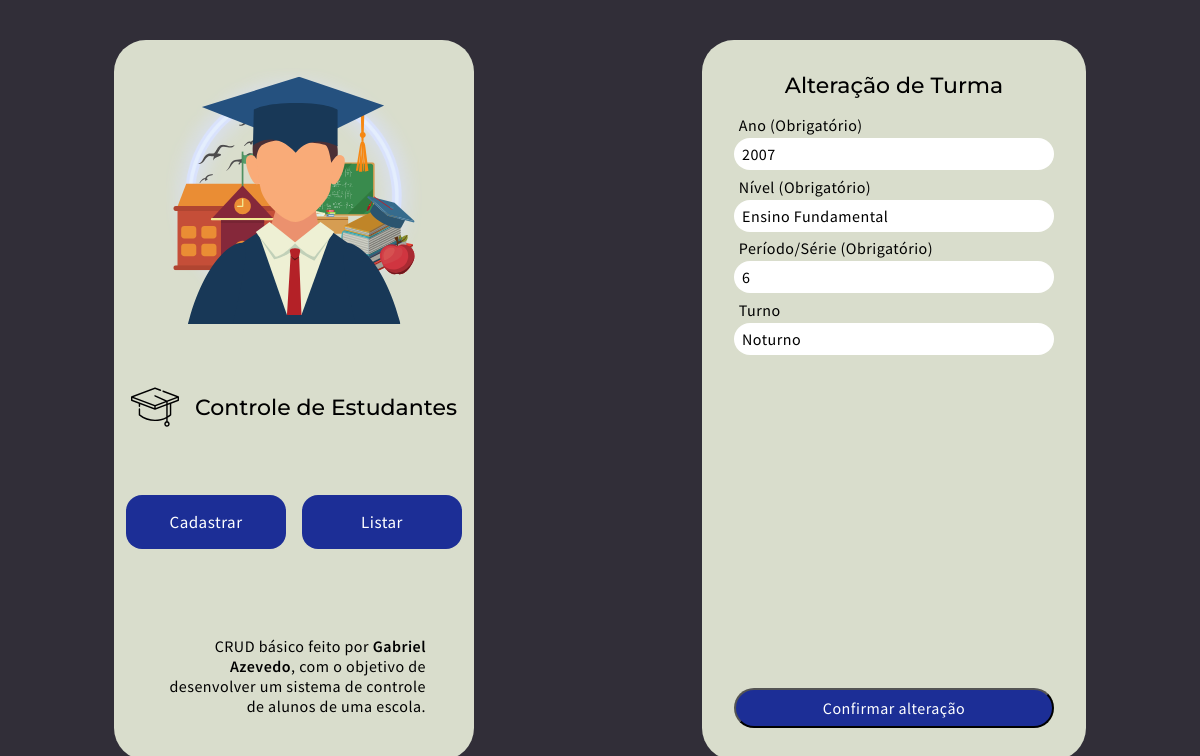
Page /src/view/updateClass.php?idUpd=7 on the committed database.
### tables this page shows
CREATE TABLE IF NOT EXISTS `classes` (
  `idClass` int(11) NOT NULL AUTO_INCREMENT,
  `ableClass` int(1) NOT NULL,
  `year` year(4) NOT NULL,
  `level` varchar(40) NOT NULL,
  `series` int(2) NOT NULL,
  `shift` varchar(10) DEFAULT NULL,
  PRIMARY KEY (`idClass`)
);

### src/model/classes.php (called while the page is built, shortened)
<?php
	class classesModel {
		public function getClass($id) {
			$Connection = new Connection();
			$conn = $Connection->getConnect();
			$sql = "SELECT * FROM classes WHERE idClass = $id";
			$result = mysqli_query($conn, $sql);
			if($result){
				return $result;
			} else{
				header('Location:'.ERROR.'?codError=1');
			}
		}
	}
?>

### src/controller/classesController.php (called while the page is built, shortened)
<?php
	require_once '../model/classes.php';
	class classesController {
		public function searchID($id) {
			$classesModel = new classesModel();
			return $resultClass = $classesModel->getClass($id);
		}
	}
?>

### src/view/updateClass.php (the view, shortened to what this page needs)
<?php
    require_once '../controller/classesController.php';
    $classesController = new classesController();
    if (isset($_GET["idUpd"])){
        $idUpd = urlencode($_GET["idUpd"]);
        $resultClass = $classesController -> searchID($idUpd);
        $row = mysqli_fetch_assoc($resultClass);
    }
?>
    <article class="form-update">
        <h2>Alteração de Turma</h2>
        <form action="updateClass.php" method="post">
            <div class="form-data">
                <label for="year">Ano (Obrigatório)</label>
                <input
                    type="text"
                    value="<?php echo $row["year"] ?>"
                    name="year"
                    id="year"
                />
                <label for="level">Nível (Obrigatório)</label>
                <input
                    type="text"
                    value="<?php echo $row["level"] ?>"
                    name="level"
                    id="level"
                >
                <label for="series">Período/Série (Obrigatório)</label>
                <input
                    type="text"
                    value="<?php echo $row["series"] ?>"
                    name="series"
                    id="series"
                />
                <label for="shift">Turno</label>
                <input
                    type="text"
                    value="<?php echo $row["shift"] ?>"
                    name="shift"
                    id="shift"
                />
            </div>
            <div class="form-submit">
                <input type="submit" value="Confirmar alteração"/>
            </div>
        </form>
    </article>

### src/styles/global.css (style rules this page uses)
* { margin: 0; padding: 0; box-sizing: border-box; outline: 0; }
body { background: #312e38; -webkit-font-smoothing: antialiased; }
body, input, button { font-family: 'Source Sans Pro', sans-serif; font-weight: 400; letter-spacing: 0.03rem; font-size: 16px; }
h1, h2, h3, h4, h5, h6, strong { font-family: 'Montserrat', sans-serif; font-weight: 500; letter-spacing: 0rem; font-size: 22px; }

### src/styles/pages/home.css (style rules this page uses)
.container article { display: flex; flex-direction: column; align-items: center; height: 90%; background: rgba(236, 241, 221, 0.9); border-radius: 2rem; padding: 2rem; }
.form-update form { height: 100%; margin-top: 1rem; display: flex; flex-direction: column; justify-content: space-between; }
.form-data, .form-submit { display: flex; flex-direction: column; }
.form-update label { padding: 0 0 0.2rem 0.3rem; }
.form-data input { width: 20rem; height: 2rem; margin-bottom: 0.4rem; border: 0; border-radius: 2rem; padding: 0.3rem 0.5rem; }
.form-submit input { background: rgb(28, 46, 150); color: #fff; padding: 0.5rem; height: 2.5rem; border-radius: 2rem; margin-top: 1rem; transition: background 0.3s; }

### rows in the picture
classes: year "2007", level "Ensino Fundamental", series "6", shift "Noturno"
